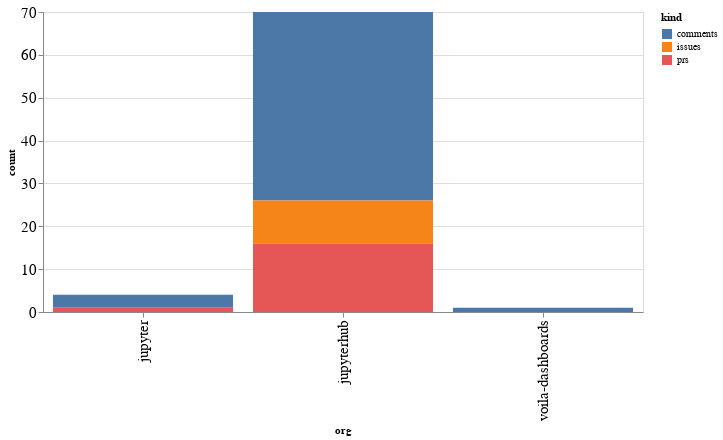

The code cell stored with this chart in its notebook:
### Code cell
alt.Chart(org_summaries, width=600).mark_bar().encode(
    x='org',
    y='count',
    color='kind',
    tooltip="org"
)

### Figure 1 — Vega-Lite specification as saved in the notebook (floating-point values rounded to 4 significant figures)
{"config": {"axisLeft": {"labelFontSize": 15}, "axisBottom": {"labelFontSize": 15}}, "data": {"name": "data-409efbd5d346ce0ecc47dc9e629a6aa6"}, "mark": "bar", "encoding": {"color": {"type": "nominal", "field": "kind"}, "tooltip": {"type": "nominal", "field": "org"}, "x": {"type": "nominal", "field": "org"}, "y": {"type": "quantitative", "field": "count"}}, "width": 600, "$schema": "https://vega.github.io/schema/vega-lite/v4.8.1.json", "datasets": {"data-409efbd5d346ce0ecc47dc9e629a6aa6": [{"org": "jupyter", "kind": "comments", "count": 3}, {"org": "jupyter", "kind": "prs", "count": 1}, {"org": "jupyterhub", "kind": "comments", "count": 44}, {"org": "jupyterhub", "kind": "issues", "count": 10}, {"org": "jupyterhub", "kind": "prs", "count": 16}, {"org": "voila-dashboards", "kind": "comments", "count": 1}]}}
